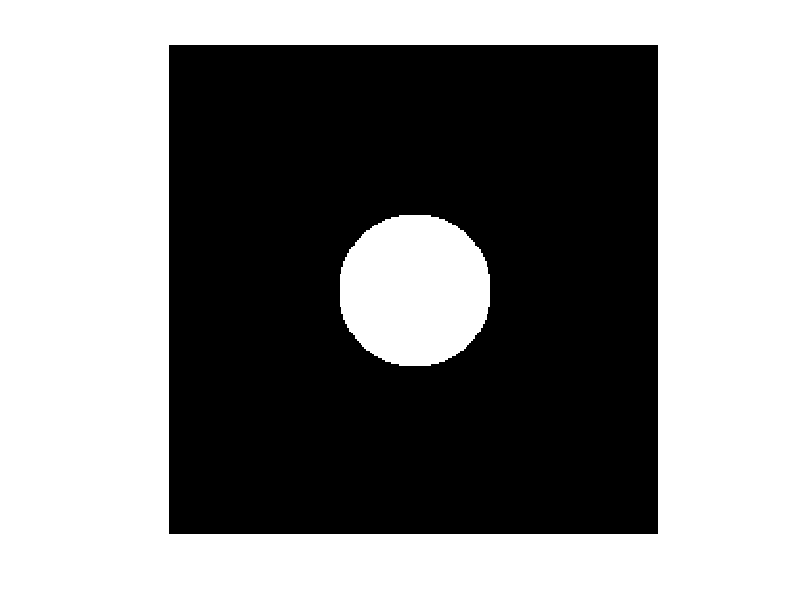

Reproduce this figure in MATLAB.
% makecircle.m
%
% John Conway, ERR041, Sept 2000.
% 
% Example of how to efficiently create 
% a 256x256 image consisting
% of a circle of radius 40 pixels inside
% of which the value is 1, and outside the value
% is 0.
%
% First initialise the image
%
circle = zeros(256,256);
%
% Create a vector of length 256, with values 
% from -128 to 127
%
V=linspace(-128, 127, 256);
%
%  Create two 256x256 images, XX has
%  a value which just depends on the 
%  distance from the center in the x-direction
%  and YY the difference in the y-direction.
% 
[XX, YY]=meshgrid(V);
%
% Now form the RR a 256x256 matrix where each 
% pixel has as its value the distance in pixels from the 
% image centre. Note the XX.^2 means take the square of each 
% element in the matrix, XX^2 would just matrix multiply 
% the matrix XX by itself.
%
RR=sqrt(XX.^2 + YY.^2);
%
% Find the pixels in which the radius from the centre is 
% less than 'rad', store the coordinates in vector 'index'
% 
rad=40;
index=find(RR<rad);
%
% set these pixels to have the value 1.
% 
circle(index)=1;
%
figure(1)
clf
imshow(circle, [ ])




